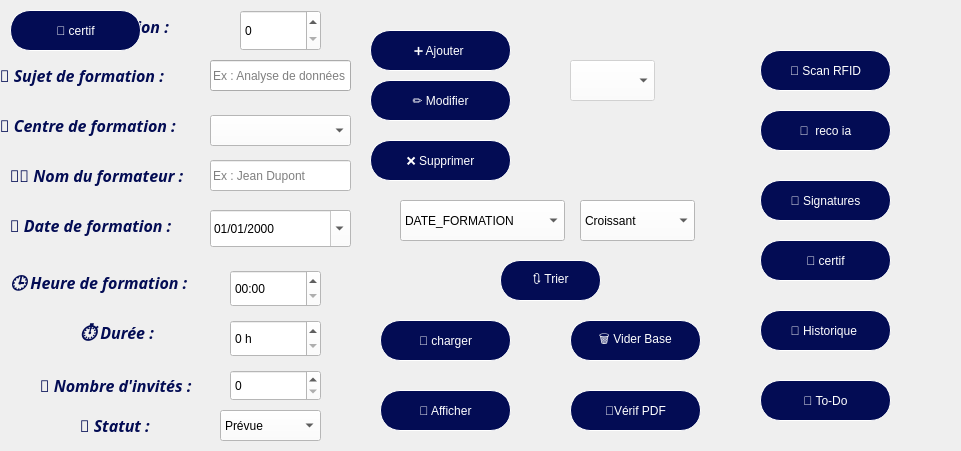
              <widget class="QWidget" name="widget_5" native="true">
               <property name="geometry">
                <rect>
                 <x>310</x>
                 <y>20</y>
                 <width>961</width>
                 <height>451</height>
                </rect>
               </property>
               <widget class="QPushButton" name="btnAjouter">
                <property name="geometry">
                 <rect>
                  <x>370</x>
                  <y>30</y>
                  <width>141</width>
                  <height>41</height>
                 </rect>
                </property>
                <property name="styleSheet">
                 <string notr="true">border:1px solid white;
border-radius:20px;
background-color:#030C54;
color:white;
background-image: url(:/res/resources/back.jpeg);</string>
                </property>
                <property name="text">
                 <string>➕ Ajouter </string>
                </property>
               </widget>
               <widget class="QLabel" name="labelStatut">
                <property name="geometry">
                 <rect>
                  <x>80</x>
                  <y>410</y>
                  <width>161</width>
                  <height>31</height>
                 </rect>
                </property>
                <property name="font">
                 <font>
                  <family>Perpetua</family>
                  <pointsize>12</pointsize>
                  <italic>true</italic>
                  <bold>true</bold>
                  <underline>false</underline>
                 </font>
                </property>
                <property name="styleSheet">
                 <string notr="true">color:#030C54;
border:none;</string>
                </property>
                <property name="text">
                 <string>📌 Statut :</string>
                </property>
               </widget>
               <widget class="QLabel" name="labelHeure">
                <property name="geometry">
                 <rect>
                  <x>10</x>
                  <y>270</y>
                  <width>201</width>
                  <height>31</height>
                 </rect>
                </property>
                <property name="font">
                 <font>
                  <family>Perpetua</family>
                  <pointsize>12</pointsize>
                  <italic>true</italic>
                  <bold>true</bold>
                  <underline>false</underline>
                 </font>
                </property>
                <property name="styleSheet">
                 <string notr="true">color:#030C54;
border:none;</string>
                </property>
                <property name="text">
                 <string>🕒 Heure de formation :</string>
                </property>
               </widget>
               <widget class="QLabel" name="labelDate">
                <property name="geometry">
                 <rect>
                  <x>10</x>
                  <y>210</y>
                  <width>191</width>
                  <height>31</height>
                 </rect>
                </property>
                <property name="font">
                 <font>
                  <family>Perpetua</family>
                  <pointsize>12</pointsize>
                  <italic>true</italic>
                  <bold>true</bold>
                  <underline>false</underline>
                 </font>
                </property>
                <property name="styleSheet">
                 <string notr="true">color:#030C54;
border:none;</string>
                </property>
                <property name="text">
                 <string>📅 Date de formation :</string>
                </property>
               </widget>
               <widget class="QLabel" name="labelCentre">
                <property name="geometry">
                 <rect>
                  <x>0</x>
                  <y>110</y>
                  <width>211</width>
                  <height>31</height>
                 </rect>
                </property>
                <property name="font">
                 <font>
                  <family>Perpetua</family>
                  <pointsize>12</pointsize>
                  <italic>true</italic>
                  <bold>true</bold>
                  <underline>false</underline>
                 </font>
                </property>
                <property name="styleSheet">
                 <string notr="true">color:#030C54;
border:none;</string>
                </property>
                <property name="text">
                 <string>🏫 Centre de formation :</string>
                </property>
               </widget>
               <widget class="QLabel" name="labelDuree">
                <property name="geometry">
                 <rect>
                  <x>80</x>
                  <y>320</y>
                  <width>151</width>
                  <height>31</height>
                 </rect>
                </property>
                <property name="font">
                 <font>
                  <family>Perpetua</family>
                  <pointsize>12</pointsize>
                  <italic>true</italic>
                  <bold>true</bold>
                  <underline>false</underline>
                 </font>
                </property>
                <property name="styleSheet">
                 <string notr="true">color:#030C54;
border:none;</string>
                </property>
                <property name="text">
                 <string>⏱️ Durée :</string>
                </property>
               </widget>
               <widget class="QPushButton" name="btnModifier">
                <property name="geometry">
                 <rect>
                  <x>370</x>
                  <y>80</y>
                  <width>141</width>
                  <height>41</height>
                 </rect>
                </property>
                <property name="styleSheet">
                 <string notr="true">border:1px solid white;
border-radius:20px;
background-color:#030C54;
color:white;
background-image: url(:/res/resources/back.jpeg);</string>
                </property>
                <property name="text">
                 <string>✏️ Modifier</string>
                </property>
               </widget>
               <widget class="QPushButton" name="btnSupprimer">
                <property name="geometry">
                 <rect>
                  <x>370</x>
                  <y>140</y>
                  <width>141</width>
                  <height>41</height>
                 </rect>
                </property>
                <property name="styleSheet">
                 <string notr="true">border:1px solid white;
border-radius:20px;
background-color:#030C54;
color:white;
background-image: url(:/res/resources/back.jpeg);</string>
                </property>
                <property name="text">
                 <string>❌ Supprimer</string>
                </property>
               </widget>
               <widget class="QPushButton" name="btnTrier">
                <property name="geometry">
                 <rect>
                  <x>500</x>
                  <y>260</y>
                  <width>101</width>
                  <height>41</height>
                 </rect>
                </property>
                <property name="styleSheet">
                 <string notr="true">border:1px solid white;
border-radius:20px;
background-color:#030C54;
color:white;
background-image: url(:/res/resources/back.jpeg);</string>
                </property>
                <property name="text">
                 <string>🔃 Trier</string>
                </property>
               </widget>
               <widget class="QLabel" name="labelSujet">
                <property name="geometry">
                 <rect>
                  <x>0</x>
                  <y>60</y>
                  <width>201</width>
                  <height>31</height>
                 </rect>
                </property>
                <property name="font">
                 <font>
                  <family>Perpetua</family>
                  <pointsize>12</pointsize>
                  <italic>true</italic>
                  <bold>true</bold>
                  <underline>false</underline>
                 </font>
                </property>
                <property name="styleSheet">
                 <string notr="true">color:#030C54;
border:none;</string>
                </property>
                <property name="text">
                 <string>📝 Sujet de formation :</string>
                </property>
               </widget>
               <widget class="QComboBox" name="comboStatut">
                <property name="geometry">
                 <rect>
                  <x>220</x>
                  <y>410</y>
                  <width>101</width>
                  <height>31</height>
                 </rect>
                </property>
                <property name="styleSheet">
                 <string notr="true">background-color: rgb(255, 255, 255);
color: rgb(0, 0, 0);</string>
                </property>
                <item>
                 <property name="text">
                  <string>Prévue</string>
                 </property>
                </item>
                <item>
                 <property name="text">
                  <string>En cours</string>
                 </property>
                </item>
                <item>
                 <property name="text">
                  <string>Terminée</string>
                 </property>
                </item>
               </widget>
               <widget class="QComboBox" name="comboBoxTri">
                <property name="geometry">
                 <rect>
                  <x>400</x>
                  <y>200</y>
                  <width>165</width>
                  <height>41</height>
                 </rect>
                </property>
                <property name="styleSheet">
                 <string notr="true">background-color: rgb(255, 255, 255);
color: rgb(0, 0, 0);</string>
                </property>
                <item>
                 <property name="text">
                  <string>DATE_FORMATION</string>
                 </property>
                </item>
               </widget>
               <widget class="QComboBox" name="comboBoxOrdre">
                <property name="geometry">
                 <rect>
                  <x>580</x>
                  <y>200</y>
                  <width>115</width>
                  <height>41</height>
                 </rect>
                </property>
                <property name="styleSheet">
                 <string notr="true">background-color: rgb(255, 255, 255);
color: rgb(0, 0, 0);</string>
                </property>
                <item>
                 <property name="text">
                  <string>Croissant</string>
                 </property>
                </item>
                <item>
                 <property name="text">
                  <string>Décroissant</string>
                 </property>
                </item>
               </widget>
               <widget class="QPushButton" name="btnCharger">
                <property name="geometry">
                 <rect>
                  <x>380</x>
                  <y>320</y>
                  <width>131</width>
                  <height>41</height>
                 </rect>
                </property>
                <property name="styleSheet">
                 <string notr="true">border:1px solid white;
border-radius:20px;
background-color:#030C54;
color:white;
background-image: url(:/res/resources/back.jpeg);</string>
                </property>
                <property name="text">
                 <string>🔁 charger</string>
                </property>
               </widget>
               <widget class="QPushButton" name="btnAfficherTout">
                <property name="geometry">
                 <rect>
                  <x>380</x>
                  <y>390</y>
                  <width>131</width>
                  <height>41</height>
                 </rect>
                </property>
                <property name="styleSheet">
                 <string notr="true">border:1px solid white;
border-radius:20px;
background-color:#030C54;
color:white;
background-image: url(:/res/resources/back.jpeg);</string>
                </property>
                <property name="text">
                 <string>📂 Afficher</string>
                </property>
               </widget>
               <widget class="QPushButton" name="btnVerifier">
                <property name="geometry">
                 <rect>
                  <x>760</x>
                  <y>240</y>
                  <width>131</width>
                  <height>41</height>
                 </rect>
                </property>
                <property name="styleSheet">
                 <string notr="true">border:1px solid white;
border-radius:20px;
background-color:#030C54;
color:white;
background-image: url(:/res/resources/back.jpeg);</string>
                </property>
                <property name="text">
                 <string>🔁 certif</string>
                </property>
               </widget>
               <widget class="QPushButton" name="btnVerifier1">
                <property name="geometry">
                 <rect>
                  <x>570</x>
                  <y>390</y>
                  <width>131</width>
                  <height>41</height>
                 </rect>
                </property>
                <property name="styleSheet">
                 <string notr="true">border:1px solid white;
border-radius:20px;
background-color:#030C54;
color:white;
background-image: url(:/res/resources/back.jpeg);</string>
                </property>
                <property name="text">
                 <string>🔎Vérif PDF</string>
                </property>
               </widget>
               <widget class="QPushButton" name="btnOuvrirChatbotIA">
                <property name="geometry">
                 <rect>
                  <x>760</x>
                  <y>110</y>
                  <width>131</width>
                  <height>41</height>
                 </rect>
                </property>
                <property name="styleSheet">
                 <string notr="true">border:1px solid white;
border-radius:20px;
background-color:#030C54;
color:white;
background-image: url(:/res/resources/back.jpeg);</string>
                </property>
                <property name="text">
                 <string>🤖  reco ia</string>
                </property>
               </widget>
               <widget class="QDateEdit" name="dateEdit">
                <property name="geometry">
                 <rect>
                  <x>210</x>
                  <y>210</y>
                  <width>141</width>
                  <height>37</height>
                 </rect>
                </property>
                <property name="styleSheet">
                 <string notr="true">background-color: rgb(255, 255, 255);
color: rgb(0, 0, 0);</string>
                </property>
                <property name="displayFormat">
                 <string>dd/MM/yyyy</string>
                </property>
                <property name="calendarPopup">
                 <bool>true</bool>
                </property>
               </widget>
               <widget class="QTimeEdit" name="timeEdit">
                <property name="geometry">
                 <rect>
                  <x>230</x>
                  <y>270</y>
                  <width>91</width>
                  <height>37</height>
                 </rect>
                </property>
                <property name="styleSheet">
                 <string notr="true">background-color: rgb(255, 255, 255);
color: rgb(0, 0, 0);</string>
                </property>
                <property name="displayFormat">
                 <string>HH:mm</string>
                </property>
               </widget>
               <widget class="QSpinBox" name="spinBoxDuree">
                <property name="geometry">
                 <rect>
                  <x>230</x>
                  <y>320</y>
                  <width>91</width>
                  <height>37</height>
                 </rect>
                </property>
                <property name="styleSheet">
                 <string notr="true">background-color: rgb(255, 255, 255);
color: rgb(0, 0, 0);</string>
                </property>
                <property name="suffix">
                 <string> h</string>
                </property>
                <property name="maximum">
                 <number>24</number>
                </property>
               </widget>
               <widget class="QLineEdit" name="lineEditSujet">
                <property name="geometry">
                 <rect>
                  <x>210</x>
                  <y>60</y>
                  <width>141</width>
                  <height>31</height>
                 </rect>
                </property>
                <property name="styleSheet">
                 <string notr="true">background-color: rgb(255, 255, 255);
color: rgb(0, 0, 0);
             QLineEdit {
              
	background-color: rgb(255, 255, 255);
               
               font-weight: bold;
             }
            </string>
                </property>
                <property name="placeholderText">
                 <string>Ex : Analyse de données</string>
                </property>
               </widget>
               <widget class="QPushButton" name="btnViderBase">
                <property name="geometry">
                 <rect>
                  <x>570</x>
                  <y>320</y>
                  <width>131</width>
                  <height>41</height>
                 </rect>
                </property>
                <property name="styleSheet">
                 <string notr="true">border:1px solid white;
border-radius:20px;
background-color:#030C54;
color:white;
background-image: url(:/res/resources/back.jpeg);</string>
                </property>
                <property name="text">
                 <string>🗑️ Vider Base</string>
                </property>
               </widget>
               <widget class="QSpinBox" name="spinBoxNbreInvites">
                <property name="geometry">
                 <rect>
                  <x>230</x>
                  <y>370</y>
                  <width>91</width>
                  <height>31</height>
                 </rect>
                </property>
                <property name="styleSheet">
                 <string notr="true">background-color: rgb(255, 255, 255);
color: rgb(0, 0, 0);</string>
                </property>
                <property name="minimum">
                 <number>0</number>
                </property>
                <property name="maximum">
                 <number>1000</number>
                </property>
                <property name="value">
                 <number>0</number>
                </property>
               </widget>
               <widget class="QLineEdit" name="lineEditFormateur">
                <property name="geometry">
                 <rect>
                  <x>210</x>
                  <y>160</y>
                  <width>141</width>
                  <height>31</height>
                 </rect>
                </property>
                <property name="styleSheet">
                 <string notr="true">background-color: rgb(255, 255, 255);
color: rgb(0, 0, 0);</string>
                </property>
                <property name="placeholderText">
                 <string>Ex : Jean Dupont</string>
                </property>
               </widget>
               <widget class="QSpinBox" name="spinBoxID">
                <property name="geometry">
                 <rect>
                  <x>240</x>
                  <y>10</y>
                  <width>81</width>
                  <height>41</height>
                 </rect>
                </property>
                <property name="styleSheet">
                 <string notr="true">background-color: rgb(255, 255, 255);
color: rgb(0, 0, 0);</string>
                </property>
               </widget>
               <widget class="QPushButton" name="btnHistoriqueBadges">
                <property name="geometry">
                 <rect>
                  <x>760</x>
                  <y>310</y>
                  <width>131</width>
                  <height>41</height>
                 </rect>
                </property>
                <property name="styleSheet">
                 <string notr="true">border:1px solid white;
border-radius:20px;
background-color:#030C54;
color:white;
background-image: url(:/res/resources/back.jpeg);</string>
                </property>
                <property name="text">
                 <string>📖 Historique </string>
                </property>
               </widget>
               <widget class="QPushButton" name="btnScanRFID">
                <property name="geometry">
                 <rect>
                  <x>760</x>
                  <y>50</y>
                  <width>131</width>
                  <height>41</height>
                 </rect>
                </property>
                <property name="styleSheet">
                 <string notr="true">border:1px solid white;
border-radius:20px;
background-color:#030C54;
color:white;
background-image: url(:/res/resources/back.jpeg);</string>
                </property>
                <property name="text">
                 <string>📡 Scan RFID</string>
                </property>
               </widget>
               <widget class="QPushButton" name="btnTodo">
                <property name="geometry">
                 <rect>
                  <x>760</x>
                  <y>380</y>
                  <width>131</width>
                  <height>41</height>
                 </rect>
                </property>
                <property name="styleSheet">
                 <string notr="true">border:1px solid white;
border-radius:20px;
background-color:#030C54;
color:white;
background-image: url(:/res/resources/back.jpeg);</string>
                </property>
                <property name="text">
                 <string>📝 To-Do</string>
                </property>
               </widget>
               <widget class="QPushButton" name="btnOngletSignatures">
                <property name="geometry">
                 <rect>
                  <x>760</x>
                  <y>180</y>
                  <width>131</width>
                  <height>41</height>
                 </rect>
                </property>
                <property name="styleSheet">
                 <string notr="true">border:1px solid white;
border-radius:20px;
background-color:#030C54;
color:white;background-image: url(:/res/resources/back.jpeg);</string>
                </property>
                <property name="text">
                 <string>🧾 Signatures</string>
                </property>
               </widget>
               <widget class="QComboBox" name="comboBoxValeur">
                <property name="enabled">
                 <bool>false</bool>
                </property>
                <property name="geometry">
                 <rect>
                  <x>570</x>
                  <y>60</y>
                  <width>85</width>
                  <height>41</height>
                 </rect>
                </property>
                <property name="styleSheet">
                 <string notr="true">background-color: rgb(255, 255, 255);
color: rgb(0, 0, 0);</string>
                </property>
               </widget>
               <widget class="QLabel" name="labelldFormation">
                <property name="geometry">
                 <rect>
                  <x>40</x>
                  <y>10</y>
                  <width>161</width>
                  <height>31</height>
                 </rect>
                </property>
                <property name="font">
                 <font>
                  <family>Perpetua</family>
                  <pointsize>12</pointsize>
                  <italic>true</italic>
                  <bold>true</bold>
                  <underline>false</underline>
                 </font>
                </property>
                <property name="styleSheet">
                 <string notr="true">color:#030C54;
border:none;</string>
                </property>
                <property name="text">
                 <string>🆔 ID Formation :</string>
                </property>
               </widget>
               <widget class="QLabel" name="labellNbrelnvites_2">
                <property name="geometry">
                 <rect>
                  <x>40</x>
                  <y>370</y>
                  <width>181</width>
                  <height>31</height>
                 </rect>
                </property>
                <property name="font">
                 <font>
                  <family>Perpetua</family>
                  <pointsize>12</pointsize>
                  <italic>true</italic>
                  <bold>true</bold>
                  <underline>false</underline>
                 </font>
                </property>
                <property name="styleSheet">
                 <string notr="true">color:#030C54;
border:none;</string>
                </property>
                <property name="text">
                 <string>👥 Nombre d'invités :</string>
                </property>
               </widget>
               <widget class="QLabel" name="labelFormateur">
                <property name="geometry">
                 <rect>
                  <x>10</x>
                  <y>160</y>
                  <width>211</width>
                  <height>31</height>
                 </rect>
                </property>
                <property name="font">
                 <font>
                  <family>Perpetua</family>
                  <pointsize>12</pointsize>
                  <italic>true</italic>
                  <bold>true</bold>
                  <underline>false</underline>
                 </font>
                </property>
                <property name="styleSheet">
                 <string notr="true">color:#030C54;
border:none;</string>
                </property>
                <property name="text">
                 <string>👨‍🏫 Nom du formateur :</string>
                </property>
               </widget>
               <widget class="QComboBox" name="lineEditCentre">
                <property name="geometry">
                 <rect>
                  <x>210</x>
                  <y>115</y>
                  <width>141</width>
                  <height>31</height>
                 </rect>
                </property>
                <property name="styleSheet">
                 <string notr="true">background-color: rgb(255, 255, 255);
color: rgb(0, 0, 0);</string>
                </property>
               </widget>
               <widget class="QPushButton" name="btnCertificat">
                <property name="geometry">
                 <rect>
                  <x>10</x>
                  <y>10</y>
                  <width>131</width>
                  <height>41</height>
                 </rect>
                </property>
                <property name="styleSheet">
                 <string notr="true">border:1px solid white;
border-radius:20px;
background-color:#030C54;
color:white;
background-image: url(:/resources/background.png);</string>
                </property>
                <property name="text">
                 <string>🔁 certif</string>
                </property>
               </widget>
              </widget>
